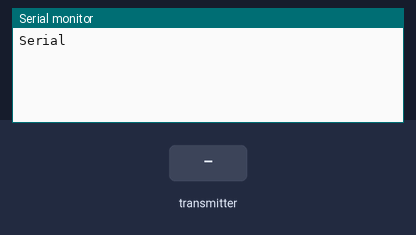
This sketch was run on a simulated Arduino Uno, built with avr-gcc and run on an emulated ATmega328P. Parts: the last lines printed to the serial monitor. The inputs (shaded band) are chosen by the test bench. No radio packets arrive unless stated.

Above: at 1.2 s.
1.3 s: the transmitter starts sending X1 = 0
At 1.37 s:
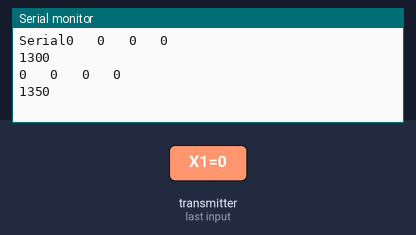
2.8 s: the transmitter starts sending Y1 = 0
At 2.87 s:
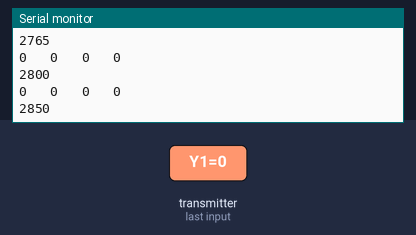
4.3 s: the transmitter starts sending X2 = 0
5.8 s: the transmitter starts sending Y2 = 0
7.3 s: the transmitter starts sending X1 = 256
8.8 s: the transmitter starts sending Y1 = 256
Timing chart, 0 to 11.3 s (numbered marks = the images above; inputs shaded):
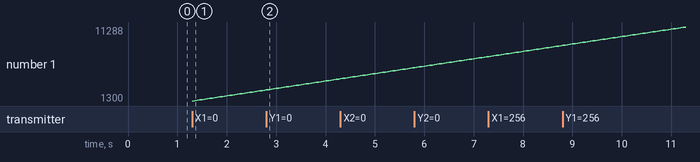

Measured:
- after the input at 1.3 s, the serial monitor: prints a new line at once (image 1)
- after the input at 2.8 s, the serial monitor: prints a new line at once (image 2)
- plotted number 1: 2765 → 4263 after the input at 2.8 s

The sketch:

GettingStartedRx.ino
```cpp
#include <SPI.h>
#include "RF24.h"

RF24 radio(7,8);

struct data
{
  int X1, Y1, X2, Y2;
} joystick;

byte addresses[][6] = {"1Node","2Node"};

void setup() {
  Serial.begin(115200);
  Serial.print("Serial");
  radio.begin();
  radio.setChannel(1);
  radio.setPALevel(RF24_PA_LOW);
  //radio.setCRCLength(RF24_CRC_DISABLED);

  radio.openWritingPipe(addresses[0]);
  radio.openReadingPipe(1,addresses[1]);

  radio.startListening();
}

void loop() {

 //Serial.print("loop");
    unsigned long got_time;
    //unsigned long X1;

    if( radio.available()){
                                                                    // Variable for the received timestamp
        radio.read( &joystick, sizeof(joystick) );             // Get the payload


//      radio.stopListening();                                        // First, stop listening so we can talk
//      radio.write( &got_time, sizeof(unsigned long) );              // Send the final one back.
//      radio.startListening();                                       // Now, resume listening so we catch the next packets.
//      Serial.print(F("Sent response "));
      Serial.print(joystick.X1);
      Serial.print("   ");
      Serial.print(joystick.Y1);
      Serial.print("   ");
      Serial.print(joystick.X2);
      Serial.print("   ");
      Serial.println(joystick.Y2);

      got_time = millis();
      Serial.println(got_time);
   }


}
```
